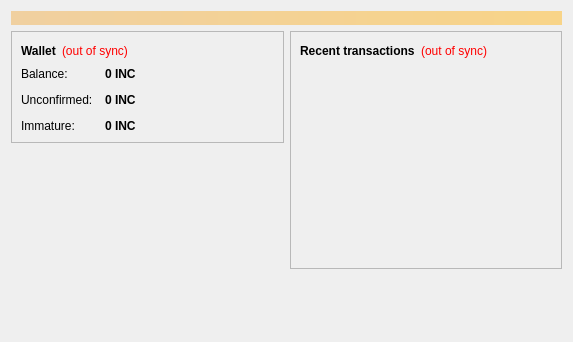
<?xml version="1.0" encoding="UTF-8"?>
<ui version="4.0">
 <class>OverviewPage</class>
 <widget class="QWidget" name="OverviewPage">
  <property name="geometry">
   <rect>
    <x>0</x>
    <y>0</y>
    <width>573</width>
    <height>342</height>
   </rect>
  </property>
  <property name="windowTitle">
   <string>Form</string>
  </property>
  <layout class="QVBoxLayout" name="topLayout">
   <item>
    <widget class="QLabel" name="labelAlerts">
     <property name="visible">
      <bool>false</bool>
     </property>
     <property name="styleSheet">
      <string notr="true">background-color: qlineargradient(x1: 0, y1: 0, x2: 1, y2: 0, stop:0 #F0D0A0, stop:1 #F8D488); color:#000000;</string>
     </property>
     <property name="wordWrap">
      <bool>true</bool>
     </property>
     <property name="margin">
      <number>3</number>
     </property>
    </widget>
   </item>
   <item>
    <layout class="QHBoxLayout" name="horizontalLayout" stretch="1,1">
     <item>
      <layout class="QVBoxLayout" name="verticalLayout_2">
       <item>
        <widget class="QFrame" name="frame">
         <property name="frameShape">
          <enum>QFrame::StyledPanel</enum>
         </property>
         <property name="frameShadow">
          <enum>QFrame::Raised</enum>
         </property>
         <layout class="QVBoxLayout" name="verticalLayout_4">
          <item>
           <layout class="QHBoxLayout" name="horizontalLayout_4">
            <item>
             <widget class="QLabel" name="label_5">
              <property name="font">
               <font>
                <weight>75</weight>
                <bold>true</bold>
               </font>
              </property>
              <property name="text">
               <string>Wallet</string>
              </property>
             </widget>
            </item>
            <item>
             <widget class="QLabel" name="labelWalletStatus">
              <property name="toolTip">
               <string>The displayed information may be out of date. Your wallet automatically synchronizes with the Insacoin network after a connection is established, but this process has not completed yet.</string>
              </property>
              <property name="styleSheet">
               <string notr="true">QLabel { color: red; }</string>
              </property>
              <property name="text">
               <string notr="true">(out of sync)</string>
              </property>
              <property name="alignment">
               <set>Qt::AlignLeading|Qt::AlignLeft|Qt::AlignVCenter</set>
              </property>
             </widget>
            </item>
            <item>
             <spacer name="horizontalSpacer_2">
              <property name="orientation">
               <enum>Qt::Horizontal</enum>
              </property>
              <property name="sizeHint" stdset="0">
               <size>
                <width>40</width>
                <height>20</height>
               </size>
              </property>
             </spacer>
            </item>
           </layout>
          </item>
          <item>
           <layout class="QFormLayout" name="formLayout_2">
            <property name="fieldGrowthPolicy">
             <enum>QFormLayout::AllNonFixedFieldsGrow</enum>
            </property>
            <property name="horizontalSpacing">
             <number>12</number>
            </property>
            <property name="verticalSpacing">
             <number>12</number>
            </property>
            <item row="0" column="0">
             <widget class="QLabel" name="label">
              <property name="text">
               <string>Balance:</string>
              </property>
             </widget>
            </item>
            <item row="0" column="1">
             <widget class="QLabel" name="labelBalance">
              <property name="font">
               <font>
                <weight>75</weight>
                <bold>true</bold>
               </font>
              </property>
              <property name="cursor">
               <cursorShape>IBeamCursor</cursorShape>
              </property>
              <property name="toolTip">
               <string>Your current balance</string>
              </property>
              <property name="text">
               <string notr="true">0 INC</string>
              </property>
              <property name="textInteractionFlags">
               <set>Qt::LinksAccessibleByMouse|Qt::TextSelectableByKeyboard|Qt::TextSelectableByMouse</set>
              </property>
             </widget>
            </item>
            <item row="1" column="0">
             <widget class="QLabel" name="label_3">
              <property name="text">
               <string>Unconfirmed:</string>
              </property>
             </widget>
            </item>
            <item row="1" column="1">
             <widget class="QLabel" name="labelUnconfirmed">
              <property name="font">
               <font>
                <weight>75</weight>
                <bold>true</bold>
               </font>
              </property>
              <property name="cursor">
               <cursorShape>IBeamCursor</cursorShape>
              </property>
              <property name="toolTip">
               <string>Total of transactions that have yet to be confirmed, and do not yet count toward the current balance</string>
              </property>
              <property name="text">
               <string notr="true">0 INC</string>
              </property>
              <property name="textInteractionFlags">
               <set>Qt::LinksAccessibleByMouse|Qt::TextSelectableByKeyboard|Qt::TextSelectableByMouse</set>
              </property>
             </widget>
            </item>
            <item row="2" column="0">
             <widget class="QLabel" name="labelImmatureText">
              <property name="text">
               <string>Immature:</string>
              </property>
             </widget>
            </item>
            <item row="2" column="1">
             <widget class="QLabel" name="labelImmature">
              <property name="font">
               <font>
                <weight>75</weight>
                <bold>true</bold>
               </font>
              </property>
              <property name="toolTip">
               <string>Mined balance that has not yet matured</string>
              </property>
              <property name="text">
               <string notr="true">0 INC</string>
              </property>
              <property name="textInteractionFlags">
               <set>Qt::LinksAccessibleByMouse|Qt::TextSelectableByKeyboard|Qt::TextSelectableByMouse</set>
              </property>
             </widget>
            </item>
           </layout>
          </item>
         </layout>
        </widget>
       </item>
       <item>
        <spacer name="verticalSpacer">
         <property name="orientation">
          <enum>Qt::Vertical</enum>
         </property>
         <property name="sizeHint" stdset="0">
          <size>
           <width>20</width>
           <height>40</height>
          </size>
         </property>
        </spacer>
       </item>
      </layout>
     </item>
     <item>
      <layout class="QVBoxLayout" name="verticalLayout_3">
       <item>
        <widget class="QFrame" name="frame_2">
         <property name="frameShape">
          <enum>QFrame::StyledPanel</enum>
         </property>
         <property name="frameShadow">
          <enum>QFrame::Raised</enum>
         </property>
         <layout class="QVBoxLayout" name="verticalLayout">
          <item>
           <layout class="QHBoxLayout" name="horizontalLayout_2">
            <item>
             <widget class="QLabel" name="label_4">
              <property name="text">
               <string>&lt;b&gt;Recent transactions&lt;/b&gt;</string>
              </property>
             </widget>
            </item>
            <item>
             <widget class="QLabel" name="labelTransactionsStatus">
              <property name="toolTip">
               <string>The displayed information may be out of date. Your wallet automatically synchronizes with the Insacoin network after a connection is established, but this process has not completed yet.</string>
              </property>
              <property name="styleSheet">
               <string notr="true">QLabel { color: red; }</string>
              </property>
              <property name="text">
               <string notr="true">(out of sync)</string>
              </property>
              <property name="alignment">
               <set>Qt::AlignRight|Qt::AlignTrailing|Qt::AlignVCenter</set>
              </property>
             </widget>
            </item>
            <item>
             <spacer name="horizontalSpacer">
              <property name="orientation">
               <enum>Qt::Horizontal</enum>
              </property>
              <property name="sizeHint" stdset="0">
               <size>
                <width>40</width>
                <height>20</height>
               </size>
              </property>
             </spacer>
            </item>
           </layout>
          </item>
          <item>
           <widget class="QListView" name="listTransactions">
            <property name="styleSheet">
             <string notr="true">QListView { background: transparent; }</string>
            </property>
            <property name="frameShape">
             <enum>QFrame::NoFrame</enum>
            </property>
            <property name="verticalScrollBarPolicy">
             <enum>Qt::ScrollBarAlwaysOff</enum>
            </property>
            <property name="horizontalScrollBarPolicy">
             <enum>Qt::ScrollBarAlwaysOff</enum>
            </property>
            <property name="selectionMode">
             <enum>QAbstractItemView::NoSelection</enum>
            </property>
           </widget>
          </item>
         </layout>
        </widget>
       </item>
       <item>
        <spacer name="verticalSpacer_2">
         <property name="orientation">
          <enum>Qt::Vertical</enum>
         </property>
         <property name="sizeHint" stdset="0">
          <size>
           <width>20</width>
           <height>40</height>
          </size>
         </property>
        </spacer>
       </item>
      </layout>
     </item>
    </layout>
   </item>
  </layout>
 </widget>
 <resources/>
 <connections/>
</ui>
